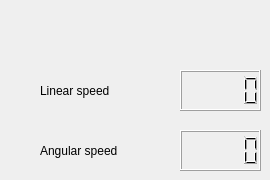
            <widget class="QWidget" name="tab_26">
             <attribute name="title">
              <string>Odometry Data</string>
             </attribute>
             <widget class="QLabel" name="label_42">
              <property name="geometry">
               <rect>
                <x>40</x>
                <y>80</y>
                <width>91</width>
                <height>21</height>
               </rect>
              </property>
              <property name="text">
               <string>Linear speed</string>
              </property>
             </widget>
             <widget class="QLabel" name="label_43">
              <property name="geometry">
               <rect>
                <x>40</x>
                <y>140</y>
                <width>101</width>
                <height>21</height>
               </rect>
              </property>
              <property name="text">
               <string>Angular speed</string>
              </property>
             </widget>
             <widget class="QLCDNumber" name="linear_velocity">
              <property name="geometry">
               <rect>
                <x>180</x>
                <y>70</y>
                <width>81</width>
                <height>41</height>
               </rect>
              </property>
              <property name="value" stdset="0">
               <double>0.000000000000000</double>
              </property>
             </widget>
             <widget class="QLCDNumber" name="angular_velocity">
              <property name="geometry">
               <rect>
                <x>180</x>
                <y>130</y>
                <width>81</width>
                <height>41</height>
               </rect>
              </property>
             </widget>
            </widget>
